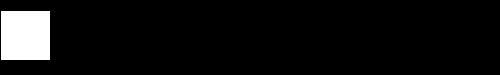
Frame 1 (no input)
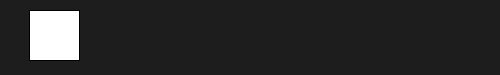
Frame 60 (the mouse pressed at the canvas centre just before this capture)
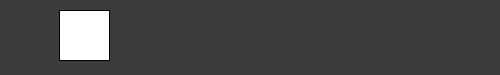
Frame 120 (the mouse held since frame 60 and released just before this capture)

The Processing sketch that drew these frames (run headless with seeded random() and noise(); from frame 60 on, the mouse is pressed at the canvas centre):

// Processing sketch: Exercise_20_2
// ── Exercise_20_2.pde

float y = 0.0;

void setup(){
  size(500,75);
  println(frameRate);
}
 
void draw(){
  background(y * 1.0);
  frameRate(30);
  rect(y,10,50,50);
  y = y +0.5;
  if (y > 500){
    y = 0;
  }
}
